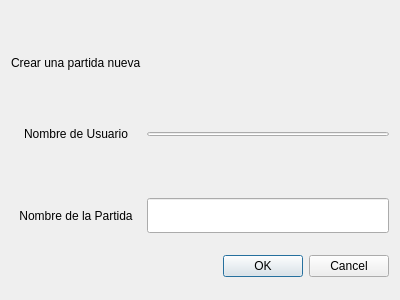
<?xml version="1.0" encoding="UTF-8"?>
<ui version="4.0">
 <class>CreateView</class>
 <widget class="QDialog" name="CreateView">
  <property name="geometry">
   <rect>
    <x>0</x>
    <y>0</y>
    <width>400</width>
    <height>300</height>
   </rect>
  </property>
  <property name="windowTitle">
   <string>Dialog</string>
  </property>
  <layout class="QGridLayout" name="gridLayout">
   <item row="2" column="0">
    <widget class="QLabel" name="label">
     <property name="text">
      <string>Crear una partida nueva</string>
     </property>
    </widget>
   </item>
   <item row="5" column="0">
    <spacer name="verticalSpacer_2">
     <property name="orientation">
      <enum>Qt::Vertical</enum>
     </property>
     <property name="sizeHint" stdset="0">
      <size>
       <width>20</width>
       <height>40</height>
      </size>
     </property>
    </spacer>
   </item>
   <item row="4" column="1">
    <layout class="QVBoxLayout" name="verticalLayout">
     <property name="topMargin">
      <number>5</number>
     </property>
     <property name="bottomMargin">
      <number>5</number>
     </property>
     <item>
      <widget class="QLineEdit" name="usrTxtIn">
       <property name="sizePolicy">
        <sizepolicy hsizetype="Expanding" vsizetype="Ignored">
         <horstretch>0</horstretch>
         <verstretch>0</verstretch>
        </sizepolicy>
       </property>
      </widget>
     </item>
    </layout>
   </item>
   <item row="3" column="0">
    <spacer name="verticalSpacer_3">
     <property name="orientation">
      <enum>Qt::Vertical</enum>
     </property>
     <property name="sizeHint" stdset="0">
      <size>
       <width>20</width>
       <height>40</height>
      </size>
     </property>
    </spacer>
   </item>
   <item row="4" column="0">
    <widget class="QLabel" name="label_2">
     <property name="text">
      <string>Nombre de Usuario</string>
     </property>
     <property name="alignment">
      <set>Qt::AlignCenter</set>
     </property>
     <property name="margin">
      <number>10</number>
     </property>
    </widget>
   </item>
   <item row="0" column="0">
    <spacer name="verticalSpacer_4">
     <property name="orientation">
      <enum>Qt::Vertical</enum>
     </property>
     <property name="sizeHint" stdset="0">
      <size>
       <width>20</width>
       <height>40</height>
      </size>
     </property>
    </spacer>
   </item>
   <item row="7" column="0">
    <spacer name="verticalSpacer">
     <property name="orientation">
      <enum>Qt::Vertical</enum>
     </property>
     <property name="sizeHint" stdset="0">
      <size>
       <width>20</width>
       <height>40</height>
      </size>
     </property>
    </spacer>
   </item>
   <item row="6" column="0">
    <widget class="QLabel" name="label_3">
     <property name="text">
      <string>Nombre de la Partida</string>
     </property>
     <property name="alignment">
      <set>Qt::AlignCenter</set>
     </property>
     <property name="margin">
      <number>10</number>
     </property>
    </widget>
   </item>
   <item row="6" column="1">
    <layout class="QVBoxLayout" name="verticalLayout_2">
     <property name="topMargin">
      <number>5</number>
     </property>
     <property name="bottomMargin">
      <number>5</number>
     </property>
     <item>
      <widget class="QLineEdit" name="matchTxtIn">
       <property name="sizePolicy">
        <sizepolicy hsizetype="Expanding" vsizetype="Expanding">
         <horstretch>0</horstretch>
         <verstretch>0</verstretch>
        </sizepolicy>
       </property>
      </widget>
     </item>
    </layout>
   </item>
   <item row="7" column="1">
    <widget class="QDialogButtonBox" name="btnBoxCreate">
     <property name="orientation">
      <enum>Qt::Horizontal</enum>
     </property>
     <property name="standardButtons">
      <set>QDialogButtonBox::Cancel|QDialogButtonBox::Ok</set>
     </property>
    </widget>
   </item>
   <item row="3" column="1">
    <widget class="QLabel" name="label_4">
     <property name="palette">
      <palette>
       <active>
        <colorrole role="WindowText">
         <brush brushstyle="SolidPattern">
          <color alpha="217">
           <red>255</red>
           <green>0</green>
           <blue>0</blue>
          </color>
         </brush>
        </colorrole>
       </active>
       <inactive>
        <colorrole role="WindowText">
         <brush brushstyle="SolidPattern">
          <color alpha="217">
           <red>255</red>
           <green>0</green>
           <blue>0</blue>
          </color>
         </brush>
        </colorrole>
       </inactive>
       <disabled>
        <colorrole role="WindowText">
         <brush brushstyle="SolidPattern">
          <color alpha="63">
           <red>0</red>
           <green>0</green>
           <blue>0</blue>
          </color>
         </brush>
        </colorrole>
       </disabled>
      </palette>
     </property>
     <property name="text">
      <string/>
     </property>
    </widget>
   </item>
  </layout>
 </widget>
 <resources/>
 <connections/>
</ui>
